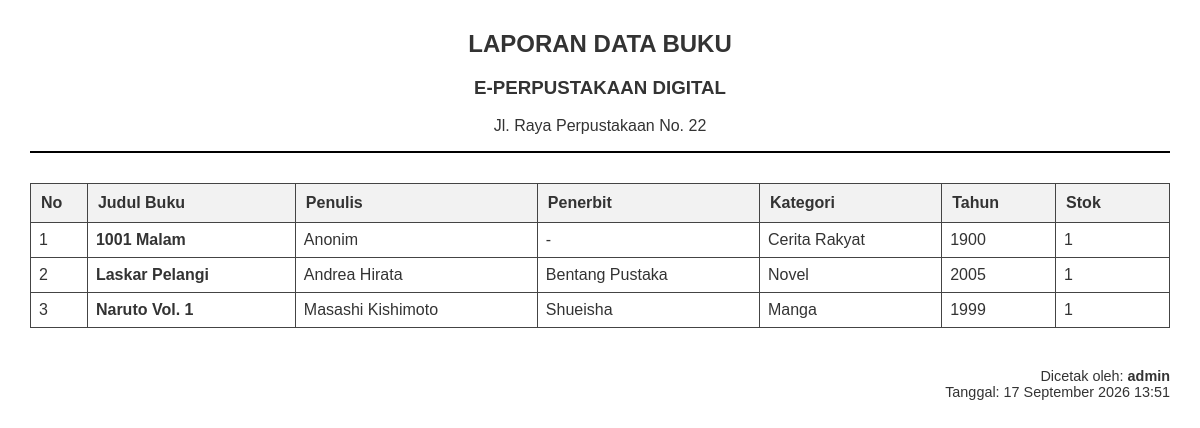
The page /laporan_buku.php (signed in) on the database its author committed.
### tables this page shows
CREATE TABLE IF NOT EXISTS `buku` (
  `id` INT UNSIGNED NOT NULL AUTO_INCREMENT,
  `Judul` VARCHAR(255) NOT NULL,
  `Penulis` VARCHAR(255) NOT NULL,
  `Kategori` VARCHAR(150) NULL,
  `penerbit` VARCHAR(255) NULL,
  `tahun` SMALLINT NULL,
  `Stok` INT NOT NULL DEFAULT 0,
  `Cover` VARCHAR(255) NOT NULL DEFAULT 'default.jpeg',
  PRIMARY KEY (`id`),
  KEY `idx_buku_judul` (`Judul`),
  KEY `idx_buku_kategori` (`Kategori`)
);

### laporan_buku.php (the view, shortened to what this page needs)
<?php
include 'config/koneksi.php';
$query = mysqli_query($conn, "SELECT * FROM buku ORDER BY Judul ASC");
?>
<!DOCTYPE html>
<html>
<head>
</head>
<body>
    <div class="header">
        <h2>LAPORAN DATA BUKU</h2>
        <h3>E-PERPUSTAKAAN DIGITAL</h3>
        <p>Jl. Raya Perpustakaan No. 22</p>
        <hr style="border: 1px solid #000;">
    </div>
    <table>
        <thead>
            <tr>
                <th style="width: 5%;">No</th>
                <th>Judul Buku</th>
                <th>Penulis</th>
                <th>Penerbit</th>
                <th>Kategori</th>
                <th style="width: 10%;">Tahun</th>
                <th style="width: 10%;">Stok</th>
            </tr>
        </thead>
        <tbody>
            <?php
            $no = 1;
            while($row = mysqli_fetch_assoc($query)){
            ?>
                <tr>
                    <td><?= $no++; ?></td>
                    <td><strong><?= htmlspecialchars($row['Judul']); ?></strong></td>
                    <td><?= htmlspecialchars($row['Penulis']); ?></td>
                    <td><?= htmlspecialchars($row['penerbit']); ?></td>
                    <td><?= htmlspecialchars($row['Kategori']); ?></td>
                    <td><?= $row['tahun']; ?></td>
                    <td><?= $row['Stok']; ?></td>
                </tr>
            <?php } ?>
        </tbody>
    </table>
    <div class="footer-date">
        Dicetak oleh: <strong><?= htmlspecialchars($_SESSION['username']); ?></strong><br>
        Tanggal: <?= date('d F Y H:i'); ?>
    </div>
</body>
</html>

### laporan_buku.php (style rules this page uses)
body { font-family: Arial, sans-serif; margin: 30px; color: #333; }
.header { text-align: center; margin-bottom: 30px; }
.header h2 { margin: 5px 0; }
table { width: 100%; border-collapse: collapse; margin-top: 20px; }
table, th, td { border: 1px solid #444; }
th { background-color: #f2f2f2; padding: 10px; text-align: left; }
td { padding: 8px; }
.footer-date { text-align: right; margin-top: 40px; font-size: 0.9em; }

### rows shown on the page
buku: Judul "1001 Malam", Penulis "Anonim", penerbit "-", Kategori "Cerita Rakyat", tahun "1900", Stok "1"
buku: Judul "Laskar Pelangi", Penulis "Andrea Hirata", penerbit "Bentang Pustaka", Kategori "Novel", tahun "2005", Stok "1"
buku: Judul "Naruto Vol. 1", Penulis "Masashi Kishimoto", penerbit "Shueisha", Kategori "Manga", tahun "1999", Stok "1"

### other values the page prints
$_SESSION['username'] "admin"
